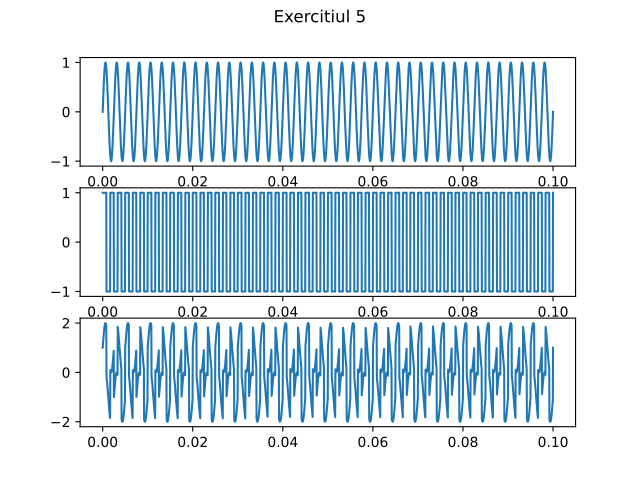

Source code (Python):
#ex5
import numpy as np
import matplotlib.pyplot as plt
import sounddevice

def x(t):
    freq = 400
    return np.sin(freq*2 * np.pi * t) 

def w(t): # luate din lab1
    freq = 600
    phase = 0
    signal = np.sign(np.sin(freq * 2 * np.pi * t + phase)) # prima valoare va fi 0 pt ca asa functioneaza sign..... dar mi-e prea lene sa folosesc np.where
    signal[0] = 1
    return signal


timp = np.linspace(0, 0.1, int(1/0.0005))
n = 3

# sa ascultam si noi
samp_freq = 44100
timp_audio = np.linspace(0, 2, samp_freq*2)
audio = x(timp_audio) + w(timp_audio)
sounddevice.default.device = 7 # nu-mi alege bine default device-ul :p 
sounddevice.play(audio, samp_freq) 
sounddevice.wait()

fig, axs = plt.subplots(n)
fig.suptitle('Exercitiul 5')
axs[0].plot(timp, x(timp))
axs[1].plot(timp, w(timp))
axs[2].plot(timp, x(timp) + w(timp))

plt.show()
